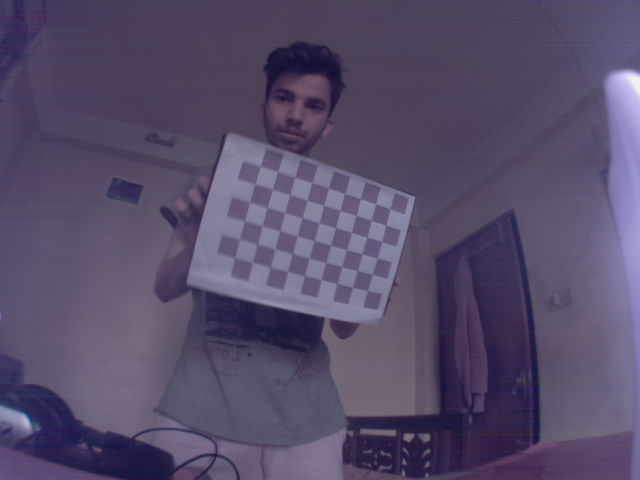
#> input picture image_enhancement/calibration_files/calibration_images/imagelack10000000.jpg, 640 x 480 px; its folder holds 4 pictures in this run
$ python calib.py   (Python 2 division)
#> lines starting #> are read from the running program, lines starting #| are printed output that depends on the picture; after the words box and inside, x2 and y2 are one past the last pixel; in counts of white or black regions, pixels touching at a corner belong together
import numpy as np
import cv2
import glob
import pickle

# termination criteria
criteria = (cv2.TERM_CRITERIA_EPS + cv2.TERM_CRITERIA_MAX_ITER, 30, 0.001)

# prepare object points, like (0,0,0), (1,0,0), (2,0,0) ....,(6,5,0)
objp = np.zeros((6*9,3), np.float32)
objp[:,:2] = np.mgrid[0:9,0:6].T.reshape(-1,2)

# Arrays to store object points and image points from all the images.
objpoints = [] # 3d point in real world space
imgpoints = [] # 2d points in image plane.

images = glob.glob('./calibration_images/*.jpg')

for fname in images:
     img = cv2.imread(fname)
#> img is the input picture: shape (480, 640, 3); mean B, G, R 104.9, 76.1, 86
     gray = cv2.cvtColor(img,cv2.COLOR_BGR2GRAY)
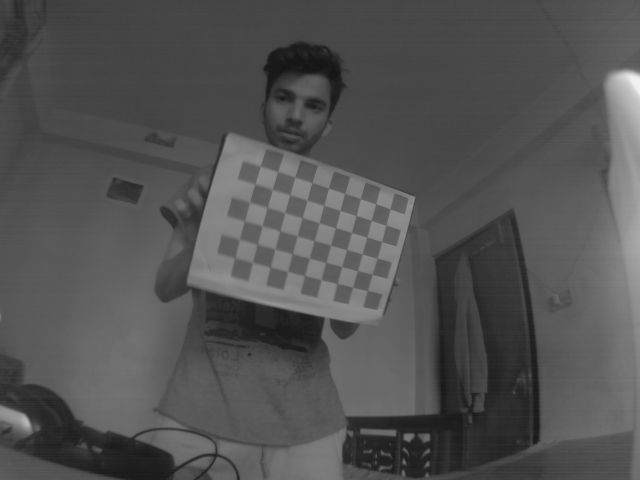
#> gray: shape (480, 640); min 19, max 241, mean 82.4

     # Find the chess board corners
     ret, corners = cv2.findChessboardCorners(gray, (9,6),None)
#> ret = True; corners = 54 rows, first 8: [367.3, 290.6], [352.6, 287.3], [336.8, 283.7], [321, 279.7], [304.6, 275.8], [287.6, 271.6], [270, 267.4], [252.6, 262.4]

     # If found, add object points, image points (after refining them)
     if ret == True:
         objpoints.append(objp)
         cv2.cornerSubPix(gray,corners,(11,11),(-1,-1),criteria)
         imgpoints.append(corners)
         # Draw and display the corners
         cv2.drawChessboardCorners(img, (9,6), corners,ret)
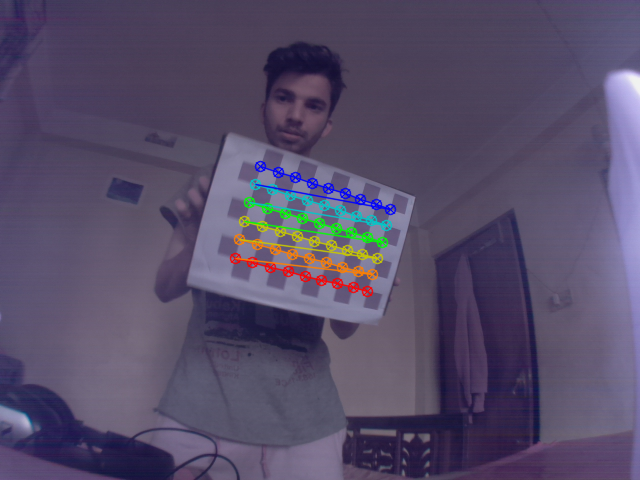
#> img: shape (480, 640, 3); 2.69% of pixels changed, all inside (x1, y1, x2, y2) = (229, 160, 397, 298)
         cv2.imshow('img',img)
         cv2.waitKey(200)
#> pass 2 of the loop `for fname in images:`:
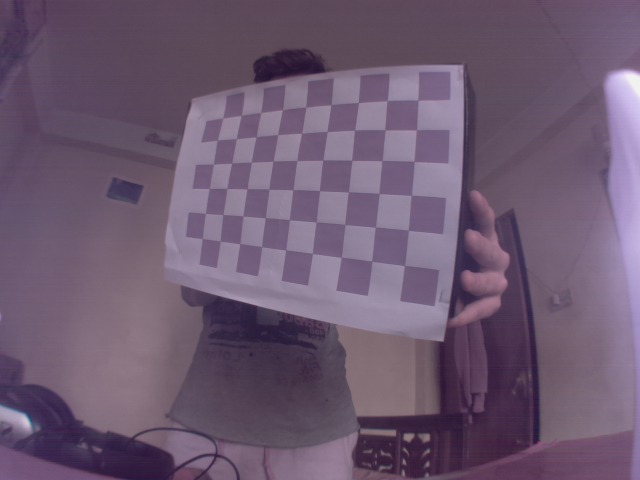
#> input picture image_enhancement/calibration_files/calibration_images/imagelack10000001.jpg, 640 x 480 px
#> img is the input picture: shape (480, 640, 3); mean B, G, R 112.4, 89.6, 108.7
#> `gray = cv2.cvtColor(img,cv2.COLOR_BGR2GRAY)`:
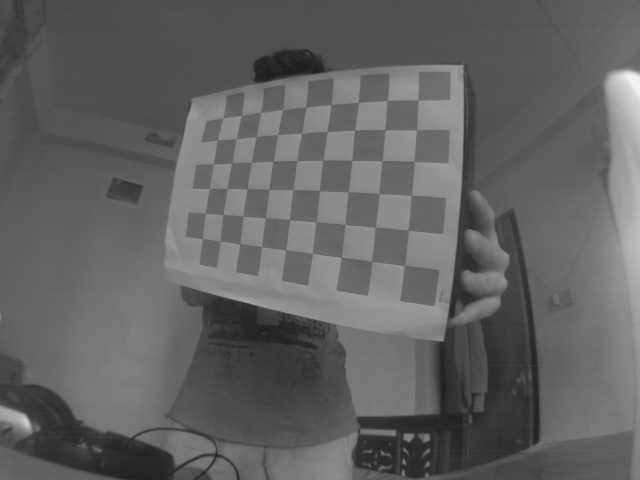
#> gray: shape (480, 640); min 26, max 242, mean 97.9
#> corners = 54 rows, first 8: [404.3, 265.7], [371.6, 261.2], [341.1, 257.6], [312.4, 253.4], [285.5, 250], [261.6, 246.7], [239.5, 243.8], [220.3, 241.2]
#> `cv2.drawChessboardCorners(img, (9,6), corners,ret)`:
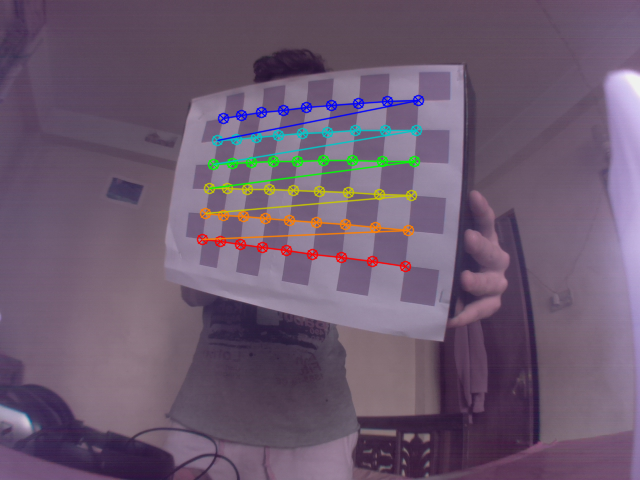
#> img: shape (480, 640, 3); 3.49% of pixels changed, all inside (x1, y1, x2, y2) = (196, 94, 425, 273)
#> pass 3 of the loop `for fname in images:`:
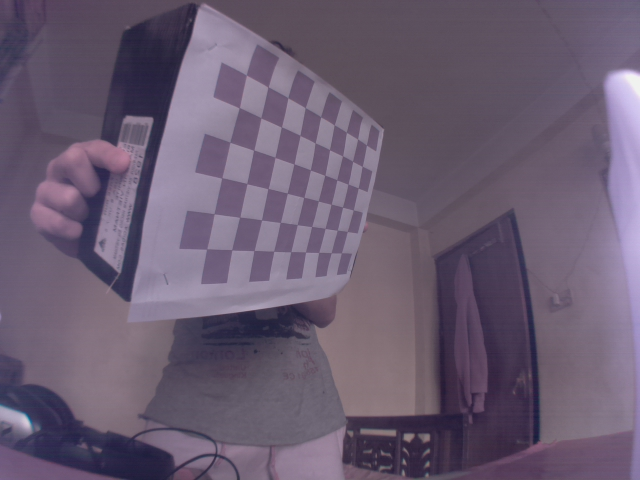
#> input picture image_enhancement/calibration_files/calibration_images/imagelack10000002.jpg, 640 x 480 px
#> img is the input picture: shape (480, 640, 3); mean B, G, R 113.1, 92.4, 105.9
#> `gray = cv2.cvtColor(img,cv2.COLOR_BGR2GRAY)`:
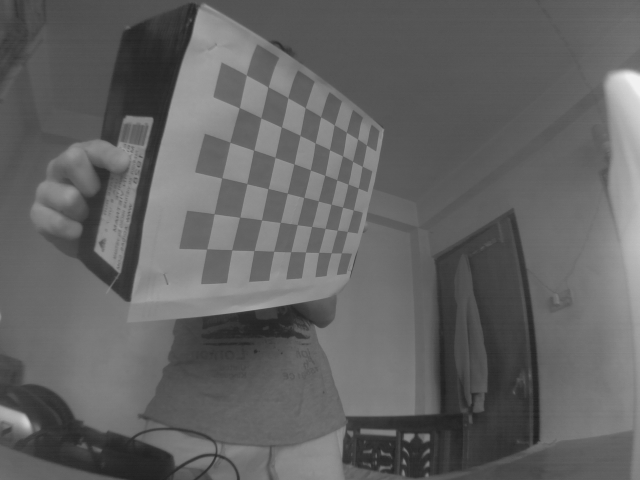
#> gray: shape (480, 640); min 31, max 242, mean 98.8
#> corners = 54 rows, first 8: [341.3, 253], [331.2, 252.8], [318.5, 252.5], [305.6, 252.2], [290.7, 251.7], [273.7, 251.4], [253.9, 250.6], [231.8, 249.9]
#> `cv2.drawChessboardCorners(img, (9,6), corners,ret)`:
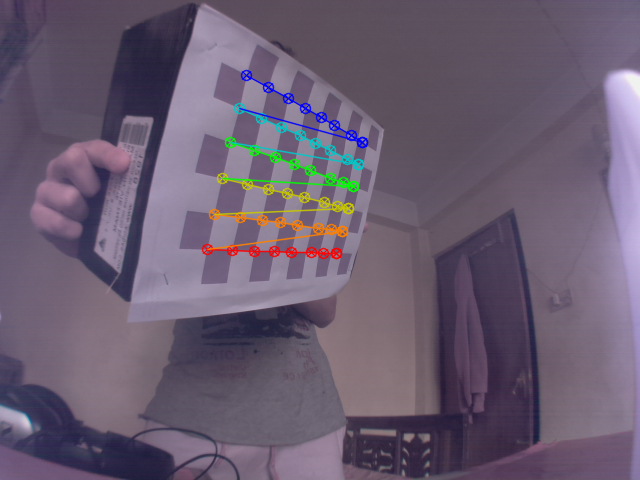
#> img: shape (480, 640, 3); 2.56% of pixels changed, all inside (x1, y1, x2, y2) = (201, 69, 369, 260)
#> the loop made 4 passes; the first 3 are shown

print type(imgpoints)
print len(imgpoints)
print type(objpoints)
print len(objpoints)
print imgpoints
print objpoints
ret, mtx, dist, rvecs, tvecs = cv2.calibrateCamera(objpoints, imgpoints, gray.shape[::-1],None,None)


print "saving parameters in file....\n"

file_obj = open('./calibration_params/info.txt', 'w')
file_obj.write("fx and fy in pixel units are:\n")
file_obj.write(str(mtx[0,0]))
file_obj.write("\n")
file_obj.write(str(mtx[1,1]))

file_obj.write("\n\n")
file_obj.write("principle points used as image centers cx and cy are:\n")
file_obj.write(str(mtx[0,2]))
file_obj.write("\n")
file_obj.write(str(mtx[1,2]))

file_obj.write("\n\n")
file_obj.write("distortion parameters (k1, k2, p1, p2, k3) are:\n")
file_obj.write("(")
file_obj.write(str(dist[0,0]))
file_obj.write(", ")
file_obj.write(str(dist[0,1]))
file_obj.write(", ")
file_obj.write(str(dist[0,2]))
file_obj.write(", ")
file_obj.write(str(dist[0,3]))
file_obj.write(", ")
file_obj.write(str(dist[0,4]))
file_obj.write(")")
file_obj.close()

file_obj = open('./calibration_params/dist.txt', 'w')
#> (the run stopped early here; a loop or call above may not have finished)
